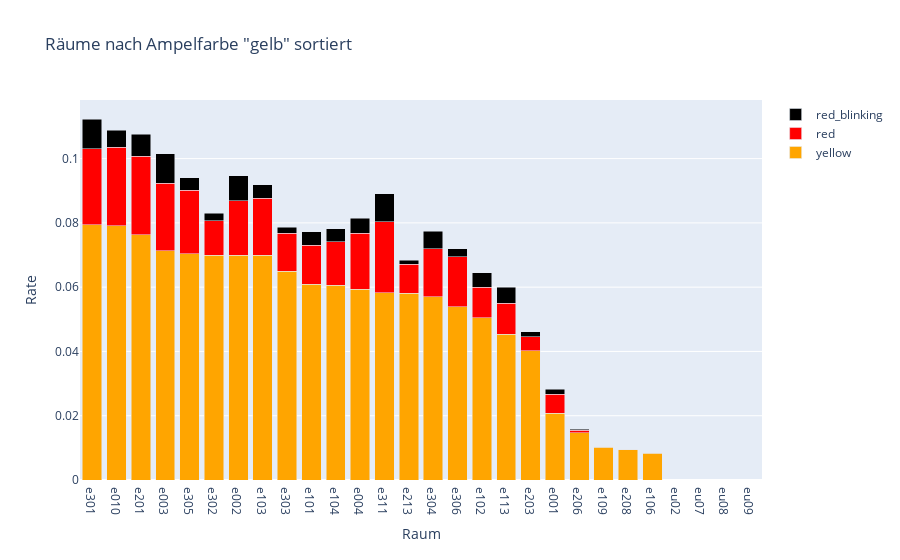

Here is the notebook cell this chart was saved with:
### Code cell
fig = go.Figure()
fig.add_trace(go.Bar(x=df_ampel.room_number,y=df_ampel.red_yellow_rate, name="yellow", marker_color="orange"))
fig.add_trace(go.Bar(x=df_ampel.room_number,y=df_ampel.red_rate, name="red", marker_color="red"))
fig.add_trace(go.Bar(x=df_ampel.room_number,y=df_ampel.red_blinking_rate, name="red_blinking", marker_color="black"))
fig.update_layout(barmode="stack")
fig.update_layout(
    title='Räume nach Ampelfarbe "gelb" sortiert',
    xaxis_title='Raum',
    yaxis_title='Rate',
    showlegend=True,
    
)
fig.show()

### Figure 1 — Plotly figure (JSON) as saved in the notebook; plotly's stock layout.template omitted (floating-point values rounded to 4 significant figures)
{"data": [{"marker": {"color": "orange"}, "name": "yellow", "type": "bar", "x": ["e301", "e010", "e201", "e003", "e305", "e302", "e002", "e103", "e303", "e101", "e104", "e004", "e311", "e213", "e304", "e306", "e102", "e113", "e203", "e001", "e206", "e109", "e208", "e106", "eu02", "eu07", "eu08", "eu09"], "y": [0.07946, 0.07911, 0.07633, 0.07129, 0.07039, 0.06996, 0.06991, 0.06986, 0.06495, 0.06098, 0.06067, 0.05937, 0.05825, 0.05808, 0.05708, 0.05386, 0.05047, 0.04529, 0.04018, 0.02082, 0.01471, 0.01013, 0.009523, 0.008353, 0, 0, 0, 0]}, {"marker": {"color": "red"}, "name": "red", "type": "bar", "x": ["e301", "e010", "e201", "e003", "e305", "e302", "e002", "e103", "e303", "e101", "e104", "e004", "e311", "e213", "e304", "e306", "e102", "e113", "e203", "e001", "e206", "e109", "e208", "e106", "eu02", "eu07", "eu08", "eu09"], "y": [0.02361, 0.02444, 0.02442, 0.02111, 0.01985, 0.01063, 0.01692, 0.01781, 0.0119, 0.01199, 0.01344, 0.01746, 0.02215, 0.009055, 0.01488, 0.01556, 0.009462, 0.009749, 0.004344, 0.00581, 0.0008001, 0.0001582, 2.623e-05, 8.353e-05, 0, 0, 0, 0]}, {"marker": {"color": "black"}, "name": "red_blinking", "type": "bar", "x": ["e301", "e010", "e201", "e003", "e305", "e302", "e002", "e103", "e303", "e101", "e104", "e004", "e311", "e213", "e304", "e306", "e102", "e113", "e203", "e001", "e206", "e109", "e208", "e106", "eu02", "eu07", "eu08", "eu09"], "y": [0.009253, 0.005271, 0.006843, 0.009059, 0.003788, 0.002329, 0.007791, 0.004141, 0.001743, 0.004239, 0.004042, 0.004645, 0.00872, 0.001175, 0.005474, 0.002581, 0.004573, 0.005014, 0.00158, 0.001655, 0.0002154, 9.492e-05, 0, 2.784e-05, 0, 0, 0, 0]}], "layout": {"barmode": "stack", "showlegend": true, "title": {"text": "Räume nach Ampelfarbe \"gelb\" sortiert"}, "xaxis": {"title": {"text": "Raum"}}, "yaxis": {"title": {"text": "Rate"}}}}
